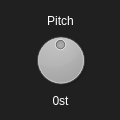
<?xml version="1.0" encoding="UTF-8"?>
<ui version="4.0">
 <class>PitchSettings</class>
 <widget class="QDialog" name="PitchSettings">
  <property name="geometry">
   <rect>
    <x>0</x>
    <y>0</y>
    <width>120</width>
    <height>120</height>
   </rect>
  </property>
  <property name="minimumSize">
   <size>
    <width>120</width>
    <height>120</height>
   </size>
  </property>
  <property name="maximumSize">
   <size>
    <width>120</width>
    <height>120</height>
   </size>
  </property>
  <property name="windowTitle">
   <string>Dialog</string>
  </property>
  <property name="styleSheet">
   <string notr="true">background: #202020;
color: #FFFFFF;</string>
  </property>
  <widget class="QDial" name="dial">
   <property name="geometry">
    <rect>
     <x>0</x>
     <y>30</y>
     <width>121</width>
     <height>60</height>
    </rect>
   </property>
   <property name="minimum">
    <number>-12</number>
   </property>
   <property name="maximum">
    <number>12</number>
   </property>
  </widget>
  <widget class="QLabel" name="label">
   <property name="geometry">
    <rect>
     <x>0</x>
     <y>10</y>
     <width>121</width>
     <height>21</height>
    </rect>
   </property>
   <property name="text">
    <string>Pitch</string>
   </property>
   <property name="alignment">
    <set>Qt::AlignCenter</set>
   </property>
  </widget>
  <widget class="QLabel" name="label_2">
   <property name="geometry">
    <rect>
     <x>0</x>
     <y>90</y>
     <width>121</width>
     <height>21</height>
    </rect>
   </property>
   <property name="text">
    <string>0st</string>
   </property>
   <property name="alignment">
    <set>Qt::AlignCenter</set>
   </property>
  </widget>
 </widget>
 <resources/>
 <connections/>
</ui>
